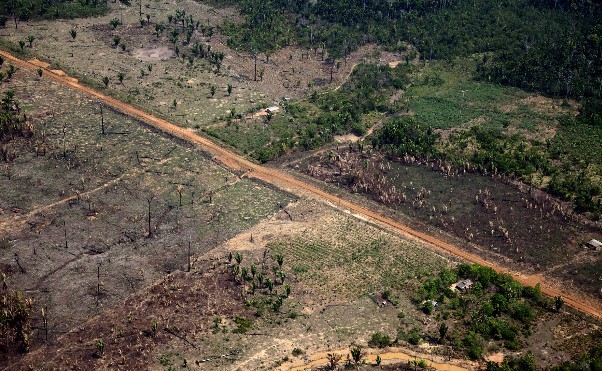
#> input picture desmatamento.jpg, 602 x 371 px
$ python teste.py
#> lines starting #> are read from the running program, lines starting #| are printed output that depends on the picture
# -*- coding: utf-8 -*-
"""
Created on Mon Apr  6 09:09:34 2020

@author: amand
"""
import numpy as np
import cv2

def AbrirImagem(img):                           #função para abrir a imagem
    from matplotlib import pyplot as plt
    img = cv2.cvtColor(img, cv2.COLOR_BGR2RGB)  #Comando para abrir a imagem colorida
    plt.imshow(img)                             #Montando a plotagem
    plt.show()                                  #Abrindo a imagem

def main():
    from matplotlib import pyplot as plt
    objeto_imagem = cv2.imread("desmatamento.jpg") #Chamando a imagem que deve estar na mesma pasta do código
#> objeto_imagem is the input picture: shape (371, 602, 3); mean B, G, R 69.2, 83, 91.8
    Altura, Largura, Canais = objeto_imagem.shape  #Função que pega a largura, altura e os canais de cor da imagem
#> Altura = 371; Largura = 602; Canais = 3
    print("\nDimesões: " + str(Largura) + "x" + str(Altura))
#| Dimesões: 602x371
    print("Canais de Cores: ", Canais, "\n")
#| Canais de Cores:  3

    #Como a imagem é uma matriz utilizamos dois for para percorrer pixel a pixel

    # for y in range(0, Altura):          #eixo y começa em 0 e vai ate a Altura
    #    for x in range(0, Largura):      #eixo x começa em 0 e vai ate a Largura
    #         print("[" + str(x) + "," + str(y) + "] = " + str(objeto_imagem[y][x]))
    #         input()                     #ele vai dar a cor pausadamente esperando o enter para pular
    #                                     #pro proximo pixel, se você  tirar ele vai ler todos de uma vez
    #                                     #fica ao seu critério

    color = ('b', 'g', 'r')             #variavel com parametros de cores

    for i, cor in enumerate(color):     #a variavel i e cor vão rodar até o numero de cores

        #Criando o histograma
         histograma = cv2.calcHist([objeto_imagem], [i], None, [256], [0,256])
         plt.plot(histograma, color = cor)
         plt.xlim([0, 256])

    plt.show() #plotando o histograma
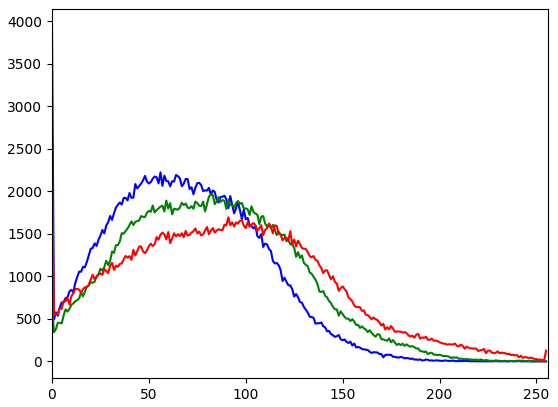
#> figure drawn by matplotlib, 1 panel; curve peaks at x = 0, y = 3954; curve peaks at x = 82, y = 1964; curve peaks at x = 0, y = 2367

    AbrirImagem(objeto_imagem) #abrindo a imagem

main()
